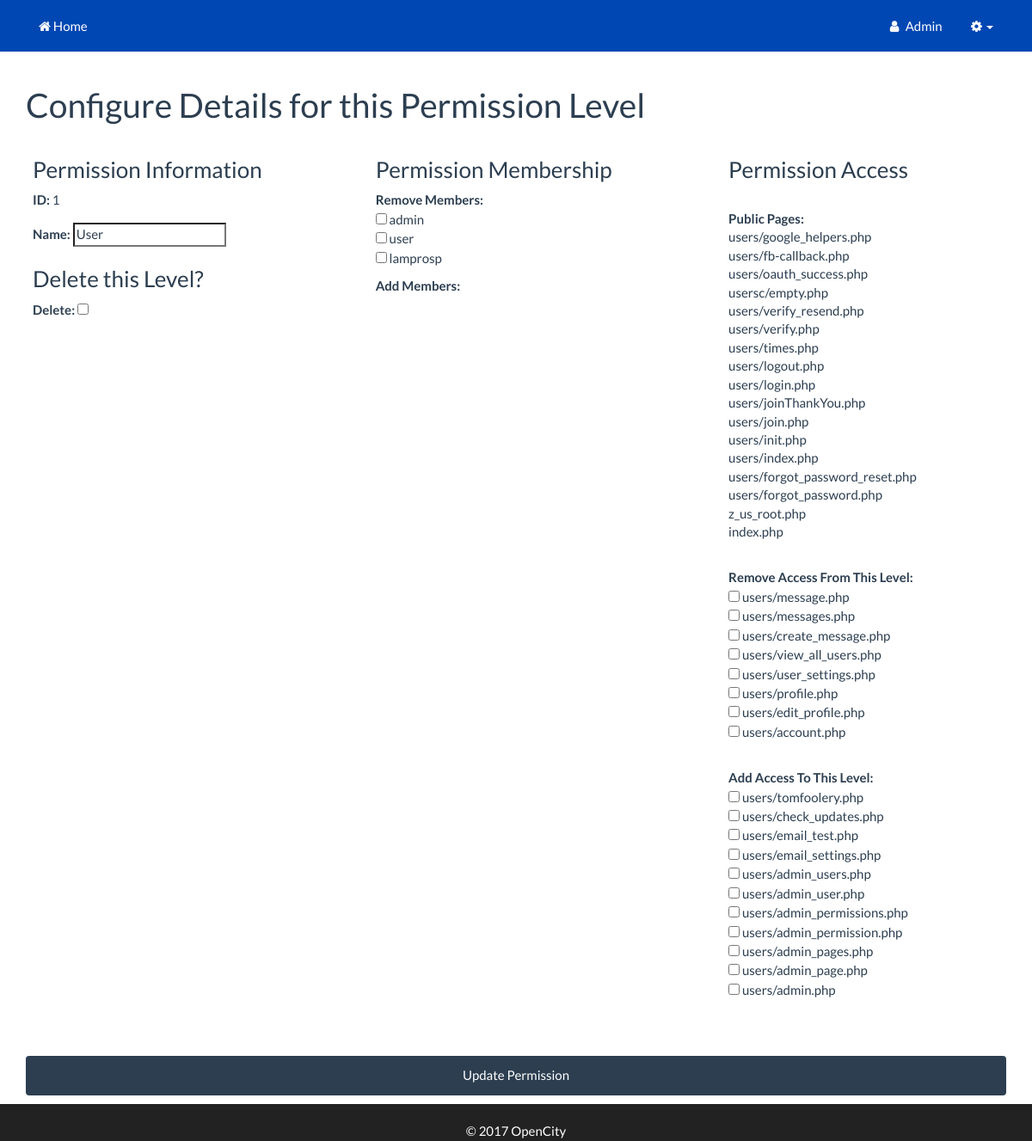
The page /buSmilesService/users/admin_permission.php?id=1 (signed in) on the database its author committed.
### tables this page shows
CREATE TABLE `users` (
  `id` int(11) NOT NULL,
  `email` varchar(155) NOT NULL,
  `username` varchar(255) NOT NULL,
  `password` varchar(255) NOT NULL,
  `fname` varchar(255) NOT NULL,
  `lname` varchar(255) NOT NULL,
  `permissions` int(11) NOT NULL,
  `logins` int(100) NOT NULL,
  `account_owner` tinyint(4) NOT NULL DEFAULT '0',
  `account_id` int(11) NOT NULL DEFAULT '0',
  `company` varchar(255) NOT NULL,
  `stripe_cust_id` varchar(255) NOT NULL,
  `billing_phone` varchar(20) NOT NULL,
  `billing_srt1` varchar(255) NOT NULL,
  `billing_srt2` varchar(255) NOT NULL,
  `billing_city` varchar(255) NOT NULL,
  `billing_state` varchar(255) NOT NULL,
  `billing_zip_code` varchar(255) NOT NULL,
  `join_date` datetime NOT NULL,
  `last_login` datetime NOT NULL,
  `email_verified` tinyint(4) NOT NULL DEFAULT '0',
  `vericode` varchar(15) NOT NULL,
  `title` varchar(100) NOT NULL,
  `active` int(1) NOT NULL,
  `custom1` varchar(255) NOT NULL,
  `custom2` varchar(255) NOT NULL,
  `custom3` varchar(255) NOT NULL,
  `custom4` varchar(255) NOT NULL,
  `custom5` varchar(255) NOT NULL,
  `oauth_provider` varchar(255) NOT NULL,
  `oauth_uid` varchar(255) NOT NULL,
  `gender` varchar(10) NOT NULL,
  `locale` varchar(10) NOT NULL,
  `gpluslink` varchar(255) NOT NULL,
  `picture` varchar(255) NOT NULL,
  `created` datetime NOT NULL,
  `modified` datetime NOT NULL,
  `fb_uid` varchar(255) NOT NULL,
  `un_changed` int(1) NOT NULL
);

CREATE TABLE `permissions` (
  `id` int(11) NOT NULL,
  `name` varchar(150) NOT NULL
);

CREATE TABLE `pages` (
  `id` int(11) NOT NULL,
  `page` varchar(100) NOT NULL,
  `private` int(11) NOT NULL DEFAULT '0'
);

### buSmilesService/users/classes/Config.php (called while the page is built)
<?php
class Config {
	public static function get($path = null){
		if($path){
			$config = $GLOBALS['config'];
			$path = explode('/', $path);
			foreach ($path as $bit) {
				if(isset($config[$bit])){
					$config = $config[$bit];
				} else {
					return false;
				}
			}
			return $config;
		}
		return false;
	}
}

### buSmilesService/users/classes/DB.php (called while the page is built, shortened)
<?php
class DB {
	private static $_instance = null;
	private $_pdo, $_query, $_error = false, $_results, $_resultsArray, $_count = 0, $_lastId, $_queryCount=0;
	private function __construct(){
		try{
			$this->_pdo = new PDO('mysql:host=' .
				Config::get('mysql/host') .';dbname='.
				Config::get('mysql/db'),
				Config::get('mysql/username'),
				Config::get('mysql/password'),
				array(PDO::MYSQL_ATTR_INIT_COMMAND => "SET SESSION sql_mode = ''"));
		} catch(PDOException $e){
			die($e->getMessage());
		}
	}
	public static function getInstance(){
		if (!isset(self::$_instance)) {
			self::$_instance = new DB();
		}
		return self::$_instance;
	}
	public function query($sql, $params = array()){
		$this->_error = false;
		if ($this->_query = $this->_pdo->prepare($sql)) {
			$x = 1;
			if (count($params)) {
				foreach ($params as $param) {
					$this->_query->bindValue($x, $param);
					$x++;
				}
			}
			if ($this->_query->execute()) {
				$this->_results = $this->_query->fetchALL(PDO::FETCH_OBJ);
				$this->_count = $this->_query->rowCount();
			} else{
				$this->_error = true;
			}
		}
		return $this;
	}
	public function action($action, $table, $where = array()){
		$sql = "{$action} FROM {$table}";
		$value = '';
		if (count($where) === 3) {
			$operators = array('=', '>', '<', '>=', '<=');
			$field = $where[0];
			$operator = $where[1];
			$value = $where[2];
			if(in_array($operator, $operators)){
				$sql .= " WHERE {$field} {$operator} ?";
			}
		}
		if (!$this->query($sql, array($value))->error()) {
			return $this;
		}
		return false;
	}
	public function get($table, $where){
		return $this->action('SELECT *', $table, $where);
	}
	public function results($assoc = false){
		return $this->_results;
	}
	public function first(){
		return $this->results()[0];
	}
	public function count(){
		return $this->_count;
	}
	public function error(){
		return $this->_error;
	}
}

### buSmilesService/users/classes/User.php (called while the page is built, shortened)
<?php
class User {
	private $_db, $_data, $_sessionName, $_isLoggedIn, $_cookieName;
	public function __construct($user = null){
		$this->_db = DB::getInstance();
		$this->_sessionName = Config::get('session/session_name');
		if (!$user) {
			if (Session::exists($this->_sessionName)) {
				$user = Session::get($this->_sessionName);
				if ($this->find($user)) {
					$this->_isLoggedIn = true;
				} else {
				}
			}
		} else {
			$this->find($user);
		}
	}
	public function find($user = null){
		if ($user) {
			if(is_numeric($user)){
				$field = 'id';
			}elseif(!filter_var($user, FILTER_VALIDATE_EMAIL) === false){
				$field = 'email';
			}else{
				$field = 'username';
			}
			$data = $this->_db->get('users', array($field, '=', $user));
			if ($data->count()) {
				$this->_data = $data->first();
				if($this->data()->account_id == 0 && $this->data()->account_owner == 1){
					$this->_data->account_id = $this->_data->id;
				}
				return true;
			}
		}
		return false;
	}
	public function data(){
		return $this->_data;
	}
	public function isLoggedIn(){
		return $this->_isLoggedIn;
	}
}

### buSmilesService/users/classes/Session.php (called while the page is built, shortened)
<?php
class Session {
	public static function exists($name){
		return (isset($_SESSION[$name])) ? true : false;
	}
	public static function get($name){
		return $_SESSION[$name];
	}
}

### buSmilesService/users/init.php (called while the page is built, shortened)
<?php
$abs_us_root=$_SERVER['DOCUMENT_ROOT'];
$self_path=explode("/", $_SERVER['PHP_SELF']);
$self_path_length=count($self_path);
for($i = 1; $i < $self_path_length; $i++){
	array_splice($self_path, $self_path_length-$i, $i);
	$us_url_root=implode("/",$self_path)."/";
	if (file_exists($abs_us_root.$us_url_root.'z_us_root.php')){
		break;
	}else{
		$file_found=FALSE;
	}
}
require_once $abs_us_root.$us_url_root.'users/helpers/helpers.php';
require_once $abs_us_root.$us_url_root.'users/classes/Config.php';
require_once $abs_us_root.$us_url_root.'users/classes/DB.php';
require_once $abs_us_root.$us_url_root.'users/classes/Session.php';
require_once $abs_us_root.$us_url_root.'users/classes/User.php';
$user = new User();

### buSmilesService/users/helpers/us_helpers.php (called while the page is built, shortened)
<?php
function fetchPermissionDetails($id) {
	$db = DB::getInstance();
	$query = $db->query("SELECT id, name FROM permissions WHERE id = ? LIMIT 1",array($id));
	$results = $query->first();
	$row = array('id' => $results->id, 'name' => $results->name);
	return ($row);
}
function fetchAllUsers() {
	$db = DB::getInstance();
	$query = $db->query("SELECT * FROM users");
	$results = $query->results();
	return ($results);
}
function fetchPermissionUsers($permission_id) {
	$db = DB::getInstance();
	$query = $db->query("SELECT id, user_id FROM user_permission_matches WHERE permission_id = ?",array($permission_id));
	$results = $query->results();
	return ($results);
}
function fetchAllPages() {
	$db = DB::getInstance();
	$query = $db->query("SELECT id, page, private FROM pages ORDER BY id DESC");
	$pages = $query->results();
	if (isset($row)){
		return ($row);
	}else{
		return $pages;
	}
}
function fetchPermissionPages($permission_id) {
	$db = DB::getInstance();
	$query = $db->query(
	"SELECT m.id as id, m.page_id as page_id, p.page as page, p.private as private
	FROM permission_page_matches AS m
	INNER JOIN pages AS p ON m.page_id = p.id
	WHERE m.permission_id = ?",[$permission_id]);
	$results = $query->results();
	return ($results);
}

### buSmilesService/users/admin_permission.php (the view, shortened to what this page needs)
<?php require_once 'init.php'; ?>
<?php require_once $abs_us_root.$us_url_root.'users/includes/header.php'; ?>
<?php require_once $abs_us_root.$us_url_root.'users/includes/navigation.php'; ?>
<?php
$permissionId = $_GET['id'];
$permissionDetails = fetchPermissionDetails($permissionId);
$pagePermissions = fetchPermissionPages($permissionId);
$permissionUsers = fetchPermissionUsers($permissionId);
$userData = fetchAllUsers();
$pageData = fetchAllPages();
?>
<div id="page-wrapper">
  <div class="container">
    <div class="row">
      <div class="col-xs-12">
          <h1>Configure Details for this Permission Level</h1>
			<form name='adminPermission' action='<?=$_SERVER['PHP_SELF']?>?id=<?=$permissionId?>' method='post'>
			<table class='table'>
			<tr><td>
			<h3>Permission Information</h3>
			<div id='regbox'>
			<p>
			<label>ID:</label>
			<?=$permissionDetails['id']?>
			</p>
			<p>
			<label>Name:</label>
			<input type='text' name='name' value='<?=$permissionDetails['name']?>' />
			</p>
			<h3>Delete this Level?</h3>
			<label>Delete:</label>
			<input type='checkbox' name='delete[<?=$permissionDetails['id']?>]' id='delete[<?=$permissionDetails['id']?>]' value='<?=$permissionDetails['id']?>'>
			</div></td><td>
			<h3>Permission Membership</h3>
			<div id='regbox'>
			<p><strong>
			Remove Members:</strong>
			<?php
			$perm_users = [];
			foreach($permissionUsers as $perm){
			  $perm_users[] = $perm->user_id;
			}
			foreach ($userData as $v1){
			  if(in_array($v1->id,$perm_users)){ ?>
				<br><input type='checkbox' name='removePermission[]' id='removePermission[]' value='<?=$v1->id;?>'> <?=$v1->username;
			}
			}
			?>
			</p><strong>
			<p>Add Members:</strong>
			</div>
			</td>
			<td>
			<h3>Permission Access</h3>
			<div id='regbox'>
			<p><br><strong>
			Public Pages:</strong>
			<?php
			foreach ($pageData as $v1) {
			  if($v1->private != 1){
				echo "<br>".$v1->page;
			  }
			}
			?>
			</p>
			<p><br><strong>
			Remove Access From This Level:</strong>
			<?php
			$page_ids = [];
			foreach($pagePermissions as $pp){
			  $page_ids[] = $pp->page_id;
			}
			foreach ($pageData as $v1){
			  if(in_array($v1->id,$page_ids)){ ?>
				<br><input type='checkbox' name='removePage[]' id='removePage[]' value='<?=$v1->id;?>'> <?=$v1->page;?>
			  <?php }
			}  ?>
			</p>
			<p><br><strong>
			Add Access To This Level:</strong>
			<?php
			foreach ($pageData as $v1){
			  if(!in_array($v1->id,$page_ids) && $v1->private == 1){ ?>
				<br><input type='checkbox' name='addPage[]' id='addPage[]' value='<?=$v1->id;?>'> <?=$v1->page;?>
			  <?php }
			}  ?>
			</p>
			</div>
			</td>
			</tr>
			</table>
			<p>
			<label>&nbsp;</label>
			<input class='btn btn-primary' type='submit' value='Update Permission' class='submit' />
			</p>
			</form>
      </div>
    </div>
	</div>
	</div>
<?php require_once $abs_us_root.$us_url_root.'users/includes/page_footer.php';  ?>
<?php require_once $abs_us_root.$us_url_root.'users/includes/html_footer.php';  ?>

### buSmilesService/users/includes/navigation.php (shortened to what this page needs)
<div class="navbar navbar-fixed-top navbar-inverse" role="navigation">
	<div class="container">
		<div class="collapse navbar-collapse navbar-top-menu-collapse navbar-right">
			<ul class="nav navbar-nav ">
				<?php if($user->isLoggedIn()){ ?>
					<li><a href="<?=$us_url_root?>users/account.php"><i class="fa fa-fw fa-user"></i> <?php echo ucfirst($user->data()->username);?></a></li>
					<li class="dropdown hidden-xs"><a class="dropdown-toggle" href="#" data-toggle="dropdown"><i class="fa fa-fw fa-cog"></i><b class="caret"></b></a>
					</li>
				<?php }  ?>
			</ul>
		</div>
	<?php require_once $abs_us_root.$us_url_root.'usersc/includes/navigation.php';?>
	</div>
</div>

### buSmilesService/users/css/sb-admin.css (style rules this page uses)
body { margin-top: 50px; background-color: #222; }
@media (min-width:768px) { body { margin-top: 50px; } }
#page-wrapper { width: 100%; background-color: #fff; }
@media (min-width:768px) { #page-wrapper { padding-top: 30px; } }
.btn { width: 100%; }

### buSmilesService/usersc/includes/bootstrap_corrections.php (style rules this page uses)
@media screen and (min-width: 1200px) { body { padding-top: -80px !important; } }

### rows shown on the page
users: username "Admin", username "admin"
permissions: id "1", name "User"
users: username "user"
users: username "lamprosp"
pages: page "users/google_helpers.php"
pages: page "users/fb-callback.php"
pages: page "users/oauth_success.php"
pages: page "usersc/empty.php"
pages: page "users/verify_resend.php"
pages: page "users/verify.php"
pages: page "users/times.php"
pages: page "users/logout.php"
pages: page "users/login.php"
pages: page "users/joinThankYou.php"
pages: page "users/join.php"
pages: page "users/init.php"
pages: page "users/index.php"
pages: page "users/forgot_password_reset.php"
pages: page "users/forgot_password.php"
pages: page "z_us_root.php"
pages: page "index.php"
pages: page "users/message.php"
pages: page "users/messages.php"
pages: page "users/create_message.php"
pages: page "users/view_all_users.php"
pages: page "users/user_settings.php"
pages: page "users/profile.php"
pages: page "users/edit_profile.php"
pages: page "users/account.php"
pages: page "users/tomfoolery.php"
pages: page "users/check_updates.php"
pages: page "users/email_test.php"
pages: page "users/email_settings.php"
pages: page "users/admin_users.php"
pages: page "users/admin_user.php"
pages: page "users/admin_permissions.php"
pages: page "users/admin_permission.php"
pages: page "users/admin_pages.php"
pages: page "users/admin_page.php"
pages: page "users/admin.php"

### other values the page prints
$copyright_message "2017 OpenCity"
